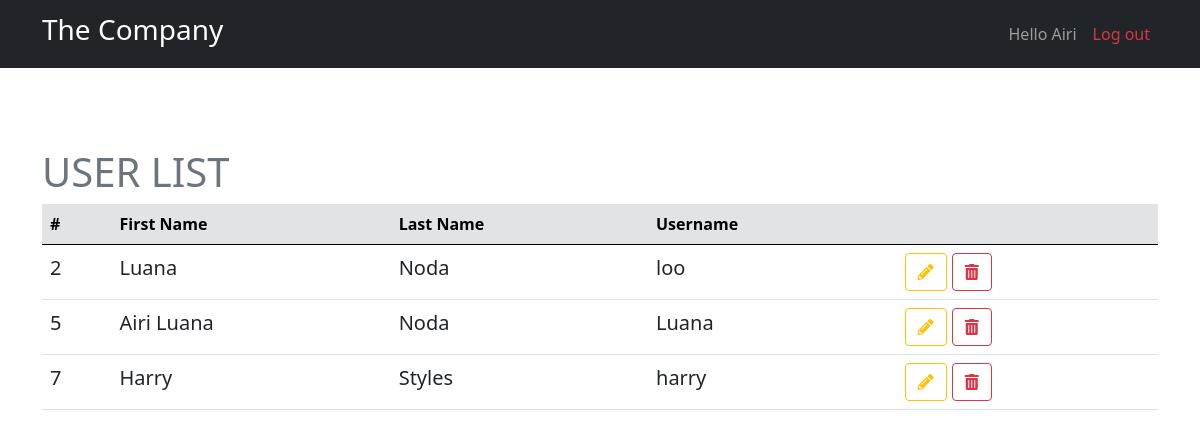
The app's page /views/dashboard.php (signed in) with its own data.
### tables this page shows
CREATE TABLE `users` (
  `id` int(11) NOT NULL,
  `first_name` varchar(50) NOT NULL,
  `last_name` varchar(50) NOT NULL,
  `username` varchar(15) NOT NULL,
  `password` varchar(255) NOT NULL,
  `photo` varchar(255) DEFAULT NULL
);

### classes/database.php (called while the page is built, shortened)
<?php
class Database{
    private $server_name = "localhost";
    private $username = "root";
    private $password = "";
    private $db_name = "the_company";
    public function __construct(){
        $this->conn = new mysqli($this->server_name, $this->username, $this->password, $this->db_name);
    }
}
?>

### classes/user.php (called while the page is built, shortened)
<?php
include 'database.php';
class User extends Database{
    public function getExceptOneUser(){
        $user_id = $_SESSION['user_id'];
        $sql = "SELECT id, first_name, last_name, username FROM users WHERE id != '$user_id'";
        if($result = $this->conn->query($sql)){
            return $result;
        }else{
            die("ERROR retrieving all users: ".$this->conn->error);
        }
    }
}
?>

### views/dashboard.php (the view, shortened to what this page needs)
<?php
include "../classes/user.php";
$user = new User;
$user_list_except = $user->getExceptOneUser();
?>
<!DOCTYPE html>
<html lang="en">
<head>
    <link rel="stylesheet" href="https://cdn.jsdelivr.net/npm/bootstrap@5.0.2/dist/css/bootstrap.min.css">
    <link rel="stylesheet" href="https://cdnjs.cloudflare.com/ajax/libs/font-awesome/5.15.4/css/all.min.css" />
</head>
<body>
    <?php include 'main_menu.php'; ?>
    <main class="container" style="padding-top: 80px">
        <h2 class="text-muted display-6">USER LIST</h2>
        <table class="table table-hover">
            <thead class="table-secondary">
                <tr>
                    <th>#</th>
                    <th>First Name</th>
                    <th>Last Name</th>
                    <th>Username</th>
                    <th></th>
                </tr>
            </thead>
            <tbody class="lead">
                <?php
                while($user = $user_list_except->fetch_assoc()){
                ?>
                    <tr>
                        <td><?= $user['id'] ?></td>
                        <td><?= $user['first_name'] ?></td>
                        <td><?= $user['last_name'] ?></td>
                        <td><?= $user['username'] ?></td>
                        <td>
                            <a href="edit_user.php?user_id=<?= $user['id'] ?>" class="btn btn-outline-warning"><i class="fas fa-pencil-alt"></i></a>
                            <a href="delete_user.php?user_id=<?= $user['id'] ?>" class="btn btn-outline-danger"><i class="fas fa-trash-alt"></i></a>
                        </td>
                    </tr>
               <?php
                }
               ?>
            </tbody>
        </table>
    </main>
</body>
</html>

### records on screen
users: id "2", first_name "Luana", last_name "Noda", username "loo"
users: id "5", first_name "Airi Luana", last_name "Noda", username "Luana"
users: id "7", first_name "Harry", last_name "Styles", username "harry"

### other values on screen
$_SESSION['username'] "Airi"
